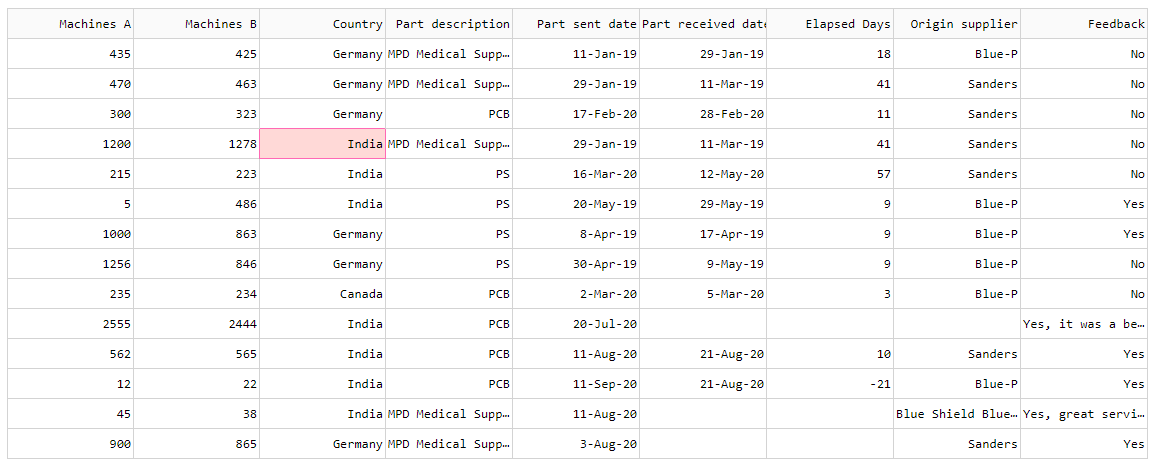

Python code for this plot:
"""
https://www.youtube.com/watch?v=bQgpC0_XKfI

https://dash.plotly.com/datatable/tooltips
"""

import dash # Dash version 1.17.0
import dash_table
import pandas as pd # Pandas version 1.1.4

from pathlib import Path
filename = "~/projects/Dash-by-Plotly/Dataset/medical_supplies_tooltip.csv.gz"
data_path = Path(filename)
df = pd.read_csv(data_path, compression='gzip')

# df = pd.read_csv("https://raw.githubusercontent.com/Coding-with-Adam/Dash-by-Plotly/master/DataTable/Tooltip/medical_supplies_tooltip.csv")

app = dash.Dash(__name__)

app.layout = dash_table.DataTable(
    id='table',
    columns=[{"name": i, "id": i} for i in df.columns],
    data=df.to_dict('records'),

    # Overflow into ellipsis
    style_cell={
        'overflow': 'hidden',
        'textOverflow': 'ellipsis',
        'maxWidth': 0,
    },

    tooltip_delay=0, # 1000
    tooltip_duration=None, # 2000
    # *********************************************************************
    # Statically defined tooltip for each row/column combination
    # tooltip_data=[
    #     {
    #         column: {'value': str(value), 'type': 'markdown'}
    #         for column, value in row.items()
    #     } for row in df.to_dict('records')
    # ],
    # *********************************************************************
    # single tooltip for entire column (applied to all rows)
    # tooltip={i:
    #     {
    #         'value': i,
    #         'use_with': 'both'  # both refers to header & data cell
    #     } for i in df.columns
    # },
    # *********************************************************************
    # column headers
    tooltip_header={
        'Part description': 'Part description',
        'Origin supplier': 'Suppliers since 1994',
    },
    # *********************************************************************
    # conditional content in cells
    tooltip_data=[{
        'Machines A': {
            'value': 'There are **{} {}** A machines than B machines'.format(
                str(abs(row['Machines A'] - row['Machines B'])),
                'more' if row['Machines A'] > row['Machines B'] else 'fewer'
            ),
            'type': 'markdown'
        },
        'Elapsed Days': {
            'value': 'The shipment is {}'.format(
                '![Markdown Logo is here.](https://media.giphy.com/media/1xjX6EOQZnS5ouhU5k/giphy.gif)'
                if row['Elapsed Days'] >=18
                else '![Markdown Logo is here.](https://media.giphy.com/media/7SIdExk63rTPXhbbbt/giphy.gif)'
            ),
            'type': 'markdown'
        }
    } for row in df.to_dict('records')],
    # *********************************************************************
    # conditional content
    # tooltip_conditional=[
    #     {
    #         'if': {
    #             'filter_query': '{Country} eq "Canada"'
    #         },
    #         'type': 'markdown',
    #         'value': 'Canada row.'
    #     },
    #     {
    #         'if': {
    #             'filter_query': '{Elapsed Days} < 0'
    #         },
    #         'type': 'markdown',
    #         'value': 'Error on Days lapsed in this row.'
    #     }
    # ],
    # *********************************************************************
    # styling the tooltip
    # css=[{
    #     'selector': '.dash-table-tooltip',
    #     'rule': 'background-color: purple; color: yellow;'
    # }],

)

if __name__=='__main__':
    app.run_server(debug=True)
